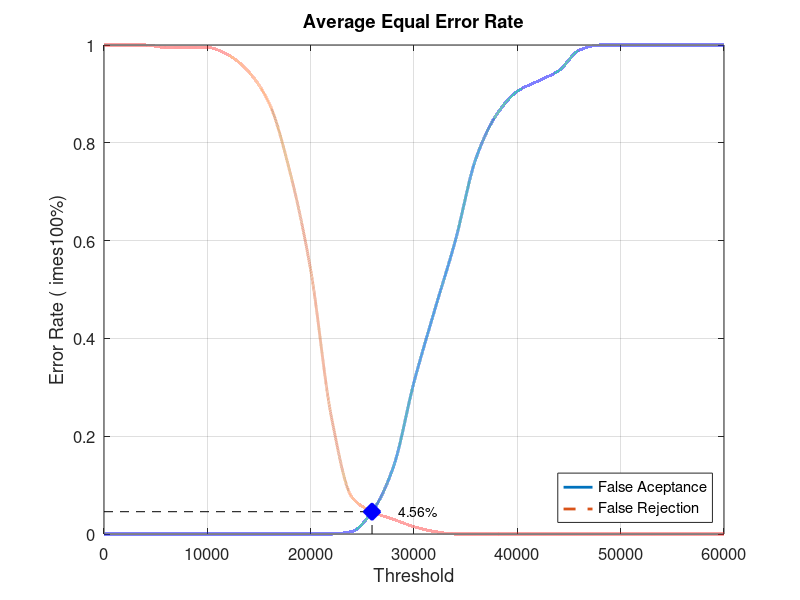
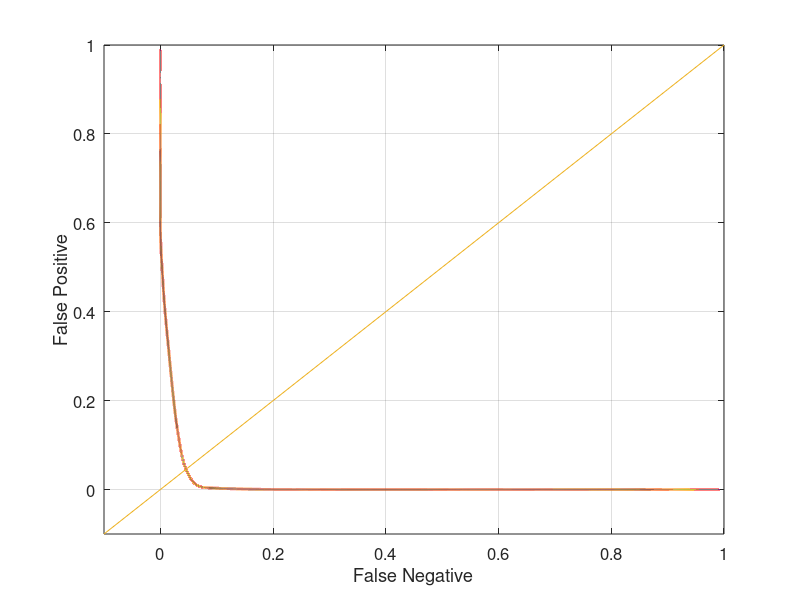

MATLAB code for these plots, in order:
close all;
clear;
clc;
x = 0:2000:60000;
xq = 0:0.5:60000;

y0 = [0 0 0 0 0 0 0 0 0 0 0 0 0.00526316 0.0473684 0.136842 0.310526 0.457895 0.6 0.768421 0.857895 0.905263 0.926316 0.947368 0.989474 1 1 1 1 1 1 1]
yy0 = interp1(x, y0, xq, 'pchip');
y1 = [1 1 1 0.995 0.995 0.995 0.98 0.945 0.88 0.74 0.54 0.24 0.075 0.045 0.03 0.015 0.005 0 0 0 0 0 0 0 0 0 0 0 0 0 0]
yy1 = interp1(x, y1, xq, 'pchip');

% Calculating EER: 
y2 = abs(y0 - y1);
find(y2 == min(y2))
yy2 = abs(yy0 - yy1);
xEER = find(yy2 == min(yy2));
xEERIndex = xq(xEER) % X-axis EER
yEER = yy0(xEER) % Y-axis EER

main = figure
plot(xq, yy0,'-','LineWidth', 2);	hold on
plot(xq, yy1,'--','LineWidth', 2);	hold on
plot([xEERIndex xEERIndex], [0 yEER], 'k--');	hold on
plot([0 xEERIndex], [yEER yEER], 'k--');	hold on
plot(xEERIndex, yEER, 'bx', 'LineWidth', 10);	hold on
text(xEERIndex + 10 * xEERIndex / 100, yEER, [num2str(round((10000 * yEER)) / 100) '%'])
legend('False Aceptance', 'False Rejection', 'Location', 'SouthEast')
xlabel('Threshold')
ylabel('Error Rate (	imes100%)')
title('Average Equal Error Rate')
set(gca, 'FontSize', 12)
axis([0 60000 0 1])
grid on

print(main, 'Database1_2Main', '-dpng');
FNRxFPR = figure('Color', [1 1 1]);
plot(yy1, yy0, '-', yy1, yy0, 'LineWidth', 2);
hold on
y = -0.1:0.1:1
plot(y, y); 
set(gca, 'FontSize', 12)
xlabel('False Negative')
ylabel('False Positive')
axis([-0.1 1 -0.1 1])
set(gca, 'FontSize', 12)
grid on

print(FNRxFPR, 'Database1_2FNRxFPR','-dpng');
